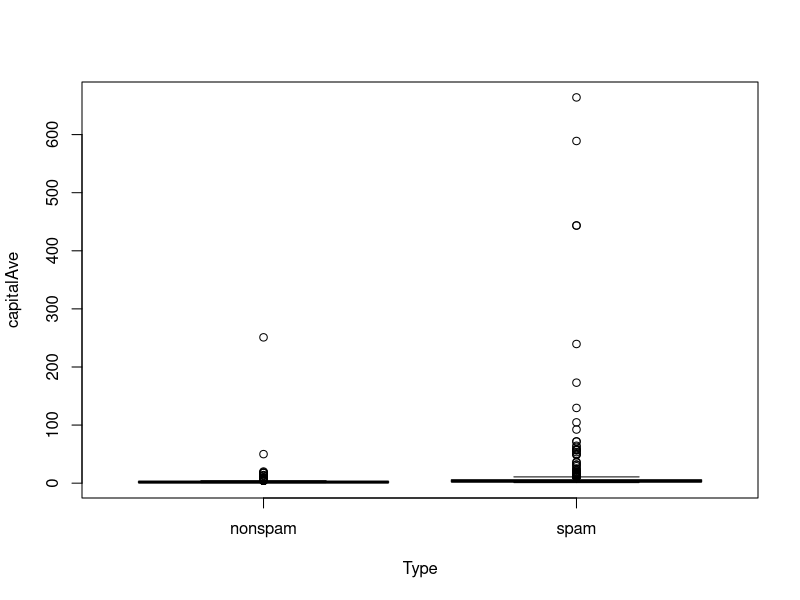
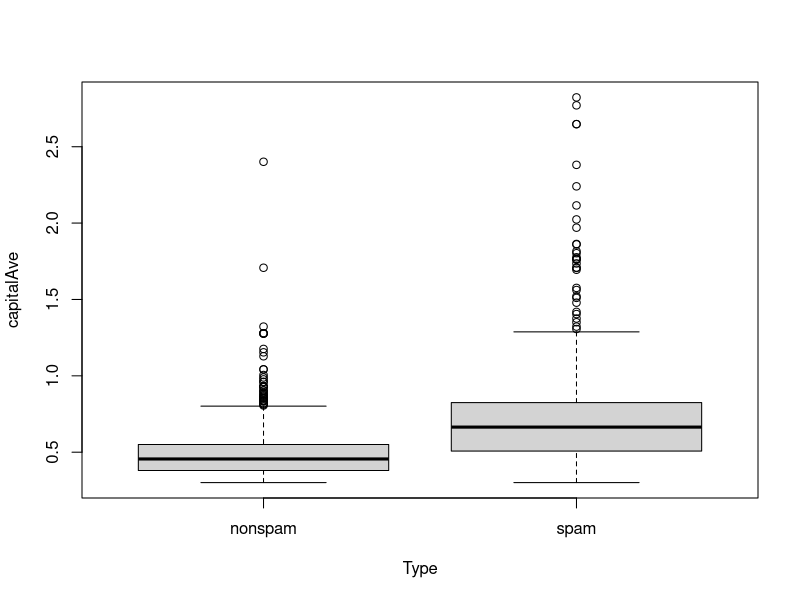
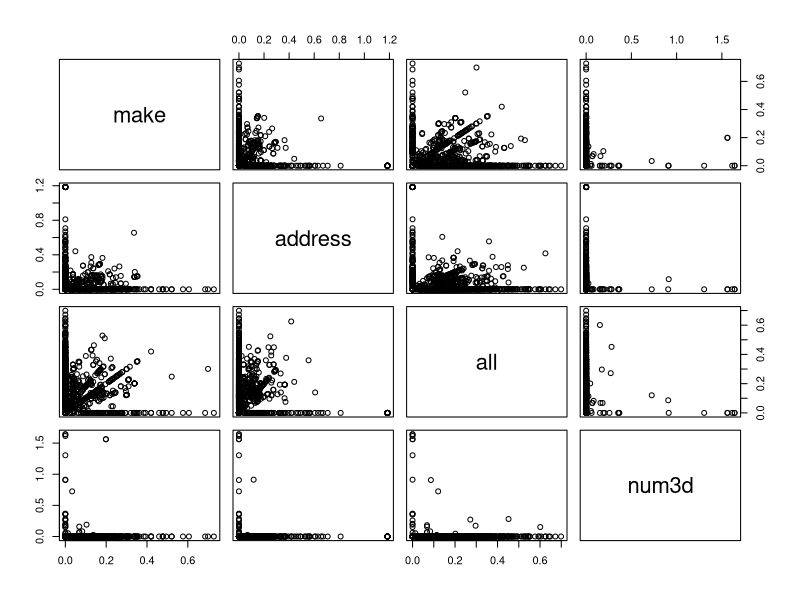
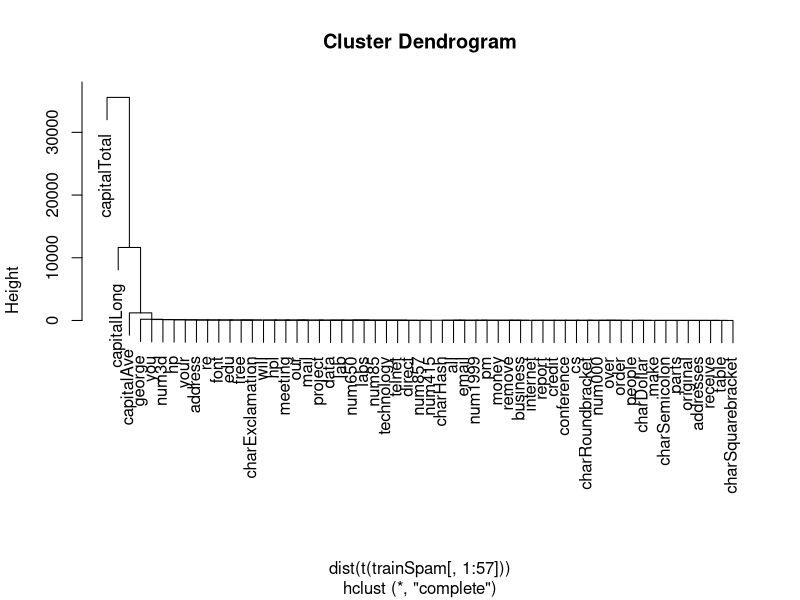
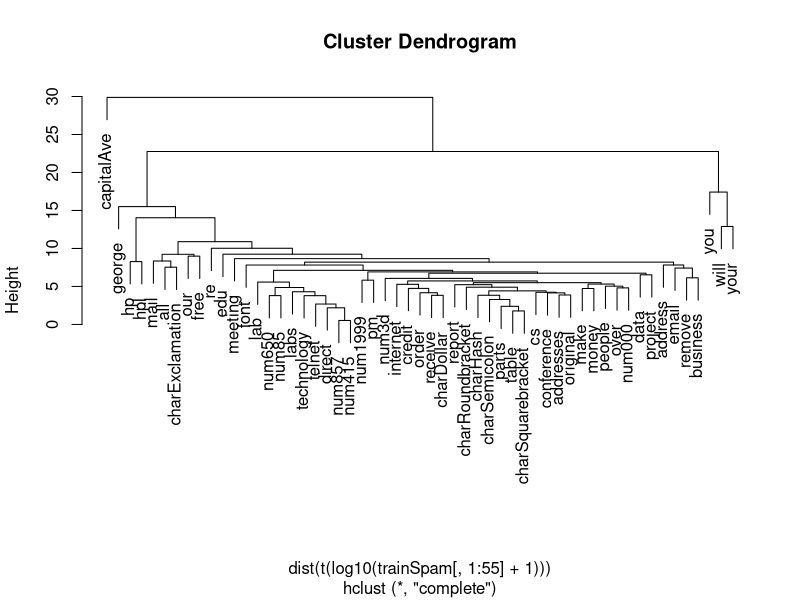

The R script that drew these images, in order:
## Install kernlab pack
install.packages("kernlab")

library(kernlab)
data(spam)
str(spam[, 1:5])

##Perform sampling
set.seed(3435)
trainIndicator=rbinom(4601,size=1,prob=0.5)
table(trainIndicator)

##Summaries - Exploratory Analysis
trainSpam = spam[trainIndicator==1, ]
testSpam = spam[trainIndicator==0, ]

names(trainSpam)
head(trainSpam)

table(trainSpam$type)

##Plots - Exploratory Analysis
plot(trainSpam$capitalAve ~ trainSpam$type,xlab="Type",ylab="capitalAve")
plot(log10(trainSpam$capitalAve+1)~trainSpam$type,xlab="Type",ylab="capitalAve")
plot(log10(trainSpam[, 1:4]+1)) ##relationships between predictors

hCluster = hclust(dist(t(trainSpam[, 1:57]))) ##clustering
plot(hCluster)##cluster dendomgram

hClusterUpdated = hclust(dist(t(log10(trainSpam[, 1:55]+1)))) ##clustering
plot(hClusterUpdated) ##cluster dendogram

##Statistcal prediction/modeling
trainSpam$numType = as.numeric(trainSpam$type)-1
costFunction = function(x,y) sum(x != (y>0.5)) 
cvError = rep(NA,55)
library(boot)
for(i in 1:55){
  lmFormula = reformulate(names(trainSpam)[i],response="numType")
  glmFit = glm(lmFormula,family="binomial",data=trainSpam)
  cvError[i] = cv.glm(trainSpam,glmFit,costFunction,2)$delta[2]
}


names(trainSpam)[which.min(cvError)] ##Which predictor has minimum cross-validated error?

##Get a measure of uncretainty
##Use the best model from the group
predictionModel = glm(numType ~ charDollar,family="binomial",data=trainSpam)

##Get predictions on the test set
predictionTest = predict(predictionModel,testSpam)
predictedSpam = rep("nonspam",dim(testSpam)[1])

##Classify as 'spam' for those with prob > 0.5
predictedSpam[predictionModel$fitted > 0.5] = "spam"

##Classification table
table(predictedSpam,testSpam$type)
##predictedSpam nonspam spam
##nonspam    1346  458
##spam         61  449

##Error rate
(61+458)/(1346+458+61+449)
##[1] 0.2242869
